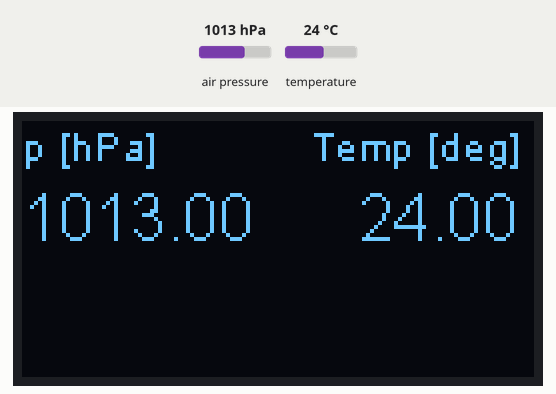
Simulated run of this program. Board: ESP32. On the bench: 128×64 one-colour display. Inputs (shaded band) come from the test bench; at power-on: air pressure 1013 hPa, temperature 24 °C. What the program prints to the serial monitor is not drawn.

Above: at 1.2 s.
1.3 s: air pressure set to 952 hPa
At 2.0 s:
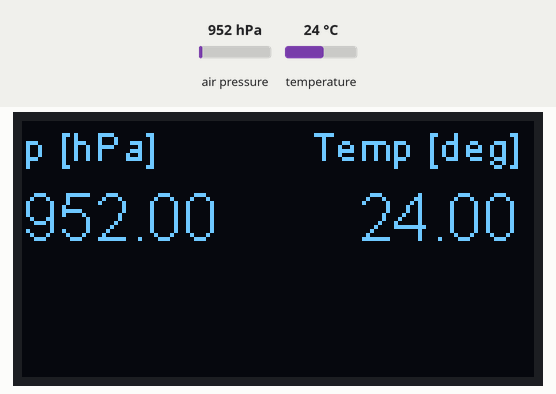
2.8 s: temperature set to 12 °C
At 3.2 s:
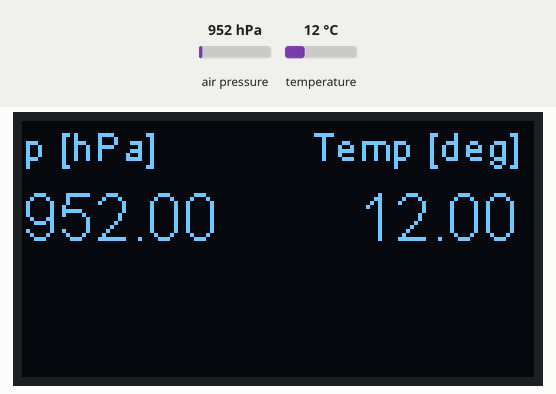
4.3 s: air pressure set to 975 hPa
At 5.5 s:
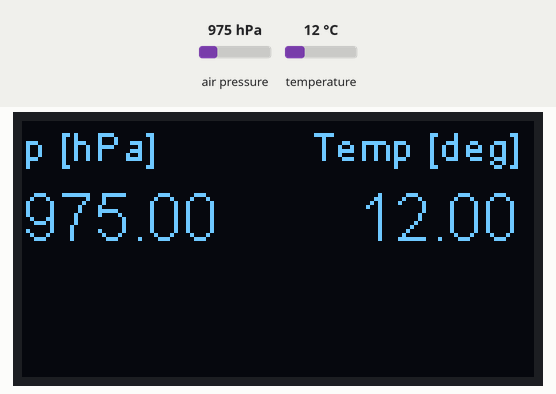
5.8 s: temperature set to 19 °C
At 6.7 s:
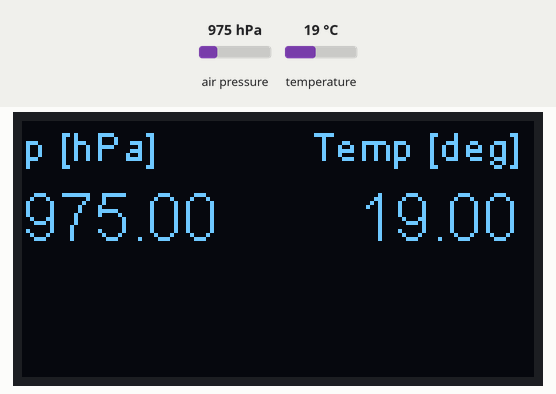
Timing chart, 0 to 8.3 s (numbered marks = the images above; inputs shaded):
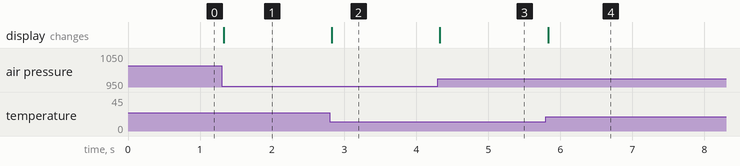

The program:

main.cpp
```cpp
#include <Arduino.h>
#include <WiFi.h>
#include "SSD1306Wire.h"
#include "Adafruit_BMP280.h"

const uint8_t I2C_ADDRESS_DISPLAY = 0x3c;
const uint8_t DISPLAY_SDA = 5;
const uint8_t DISPLAY_SCL = 4;

SSD1306Wire display(I2C_ADDRESS_DISPLAY, DISPLAY_SDA, DISPLAY_SCL); // uses Wire

Adafruit_BMP280 bmp(&Wire); // use I2C interface
Adafruit_Sensor *bmp_temp = bmp.getTemperatureSensor();
Adafruit_Sensor *bmp_pressure = bmp.getPressureSensor();

void display_setup()
{
  display.init();
  display.flipScreenVertically();
  display.setFont(ArialMT_Plain_10);

  display.clear();
  display.setTextAlignment(TEXT_ALIGN_LEFT);
  display.setFont(ArialMT_Plain_10);
  display.drawString(0, 0, "Waking up!");
  display.display();
}

void displayMeasurements(float temperature, float pressure)
{
  display.clear();
  display.setTextAlignment(TEXT_ALIGN_LEFT);
  display.setFont(ArialMT_Plain_10);
  display.drawString(0, 0, "p [hPa]");
  display.drawString(72, 0, "Temp [deg]");
  display.setFont(ArialMT_Plain_16);
  display.drawString(0, 15, String(pressure));
  display.drawString(84, 15, String(temperature));
  display.display();
}

void bmp280_setup()
{
  if (!bmp.begin(BMP280_ADDRESS_ALT))
  {
    Serial.println(F("Could not find a valid BMP280 sensor, check wiring!"));
    while (1)
      delay(10);
  }

  /* Default settings from datasheet. */
  bmp.setSampling(Adafruit_BMP280::MODE_NORMAL,   /* Operating Mode. */
                  Adafruit_BMP280::SAMPLING_X1,   /* Temp. oversampling */
                  Adafruit_BMP280::SAMPLING_X1,   /* Pressure oversampling */
                  Adafruit_BMP280::FILTER_OFF,     /* Filtering. */
                  Adafruit_BMP280::STANDBY_MS_1); /* Standby time. */

  bmp_temp->printSensorDetails();
}

void setup()
{
  Serial.begin(115200);
  Serial.println("");
  Serial.println("Starting setup...");
  Serial.println("  display...");
  display_setup();
  Serial.println("  bmp280...");
  bmp280_setup();
  Serial.println("...done!");
}

void loop()
{
  sensors_event_t temp_event, pressure_event;
  bmp_temp->getEvent(&temp_event);
  bmp_pressure->getEvent(&pressure_event);
  displayMeasurements(temp_event.temperature, pressure_event.pressure);

  // Serial.print(F("Temperature = "));
  // Serial.print(temp_event.temperature);
  // Serial.println(" *C");

  // Serial.print(F("Pressure = "));
  // Serial.print(pressure_event.pressure);
  // Serial.println(" hPa");

  // Serial.println();
}
```

Measured:
- after the input at 1.3 s, the display: changes at once (image 1)
- after the input at 2.8 s, the display: changes at once (image 2)
- after the input at 4.3 s, the display: changes at once (image 3)
- after the input at 5.8 s, the display: changes at once (image 4)
